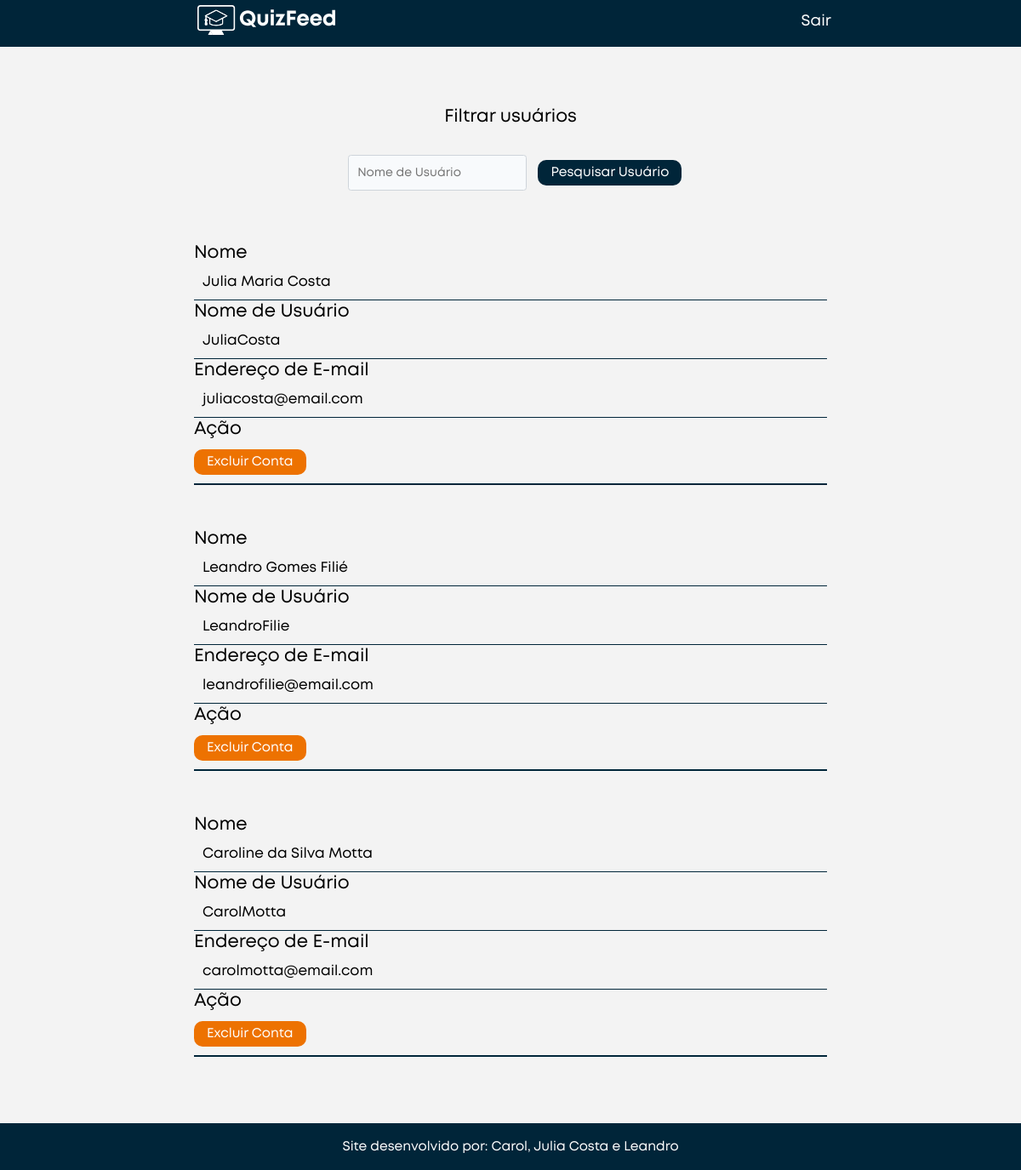
The app's page /lista_usuarios.php (signed in) with its own data.
### tables this page shows
CREATE TABLE IF NOT EXISTS `usuario` (
  `id_usuario` int(11) NOT NULL AUTO_INCREMENT,
  `nome` varchar(100) NOT NULL,
  `nome_usuario` varchar(50) NOT NULL,
  `email` varchar(100) NOT NULL,
  `senha` varchar(50) NOT NULL,
  `permissao` int(1) NOT NULL,
  PRIMARY KEY (`id_usuario`)
);

### lista_usuarios.php (the view, shortened to what this page needs)
<!DOCTYPE html>
<html lang="pt-br">
<head>
    <link rel="stylesheet" href="./Bootstrap/bootstrap.min.css" />
    <link rel="stylesheet" href="./style/main.css">
    <link rel="stylesheet" href="./style/dados.css">
    <link rel="stylesheet" href="./style/menu_mobile.css">
</head>
<body>
  <?php
    include 'conexao.php';
    include 'menu.inc';
    echo '<main>';
              $select = 'SELECT * FROM usuario';
              if($_SESSION["permissao"] == 1){
                echo '
                  <div class="filtro">
                    <h3>Filtrar usuários</h3>
                    <form method="POST" action="lista_usuarios.php">
                      <input type="text" name="nome_usuario" id="nome_usuario" placeholder="Nome de Usuário" />
                      <button>Pesquisar Usuário</button>
                    </form>
                  </div>
                ';
                $resultado = mysqli_query($conexao,$select);
                while($linha = mysqli_fetch_assoc($resultado)){
                  if($linha["id_usuario"] != 0){
                    echo '
                        <div class="data-user-details-adm">
                        <div class="data-user-details-items-adm">
                          <h3>Nome</h3>
                          <p>'.$linha["nome"].' </p>
                        </div>
                        <div class="data-user-details-items-adm">
                          <h3>Nome de Usuário</h3>
                          <p>'.$linha["nome_usuario"].' </p>
                        </div>
                        <div class="data-user-details-items-adm">
                          <h3>Endereço de E-mail</h3>
                          <p>'.$linha["email"].'</p>
                        </div>
                        <div class="data-user-details-items-adm">
                          <h3>Ação</h3>
                          <button class="data-user-delete-adm" id="user-delete" value="'.$linha["id_usuario"].'" data-toggle="modal" data-target="#excluirConta">Excluir Conta</button>
                        </div>
                      </div>
                      ';
                  }
                }
              }
            ?>
    </main>
    <footer>
        <span> Site desenvolvido por: Carol, Julia Costa e Leandro</span>
    </footer>
</body>
</html>

### menu.inc (shortened to what this page needs)
<?php
    echo '
        <header>
            <nav>
                <div><a href="home.php"><img src="./assets/logo.svg" alt="logo" class="logo"></a></div>
                <button id="js-open-menu" class="menu-button">
                    <i class="menu-icon"></i>
                </button>
                <ul class="menu">
                ';
                echo '
                    <li><a href="logout.php">Sair</a></li>
                </ul>
            </nav>
        </header>
    ';
?>

### style/main.css (style rules this page uses)
:root { --azul: #002539; --laranja: #ed7201; }
* { box-sizing: border-box; font-family: "Mont"; }
html { font-size: 14px; }
body { margin: 0; padding: 0; background: #f3f3f3; }
header { width: 100%; top: 0; z-index: 100; height: 55px; }
header nav { margin: 0 auto; display: flex; align-items: center; justify-content: space-around; }
header nav .menu { display: flex; align-items: center; }
header nav .menu li a { display: block; color: white; font-weight: 600; font-size: 1.3rem; }
.logo { width: 13rem; height: 2.5rem; }
ul { list-style: none; }
button { outline: none; }
a { text-decoration: none; color: inherit; }
footer { display: flex; align-items: center; justify-content: center; height: 55px; width: 100%; padding: 15px; background-color: var(--azul); text-align: center; color: white; font-size: 1.1rem; }

### style/dados.css (style rules this page uses)
header { background: var(--azul); }
header nav .menu li:last-child { margin-left: 50px; }
main { display: flex; flex-direction: column; justify-content: flex-start; align-items: center; text-align: center; max-width: 800px; margin: auto; padding: 2rem; min-height: calc(100vh - 110px); }
main .filtro { display: flex; flex-direction: column; justify-content: space-between; align-items: center; margin: 20px auto 50px; flex-wrap: wrap; }
main .filtro h3 { font-size: 1.5rem; }
main .filtro input { width: 15rem; height: 3rem; padding: 0.375rem 0.75rem; margin: 10px; outline: none; border: 1px solid #ced4da; border-radius: 0.25rem; background-color: #f8fafc; font-size: 1rem; color: #212529; white-space: nowrap; font-weight: 400; line-height: 1.5; }
main .filtro button { padding: 5px 15px; margin: 10px 0; border-radius: 10px; border: none; background: var(--azul); color: white; font-size: 1.1rem; cursor: pointer; }
main .data-user-details-adm { display: flex; flex-direction: column; justify-content: center; width: 100%; }
main .data-user-details-adm .data-user-details-items-adm { display: flex; flex-direction: column; align-items: flex-start; border-bottom: 1px solid var(--azul); }
main .data-user-details-adm .data-user-details-items-adm:last-child { margin-bottom: 50px; border-bottom: 2px solid var(--azul); }
main .data-user-details-adm .data-user-details-items-adm h3 { font-size: 1.5rem; margin: 0; }
main .data-user-details-adm .data-user-details-items-adm p { font-size: 1.2rem; margin: 10px; }
main .data-user-details-adm .data-user-details-items-adm button { padding: 5px 15px; margin: 10px 0; border-radius: 10px; border: none; background: var(--laranja); color: white; font-size: 1.1rem; cursor: pointer; }

### records on screen
usuario: nome "Julia Maria Costa", nome_usuario "JuliaCosta", email "juliacosta@email.com", $linha["id_usuario"] 1 (drawn)
usuario: nome "Leandro Gomes Filié", nome_usuario "LeandroFilie", email "leandrofilie@email.com", $linha["id_usuario"] 2 (drawn)
usuario: nome "Caroline da Silva Motta", nome_usuario "CarolMotta", email "carolmotta@email.com", $linha["id_usuario"] 3 (drawn)
